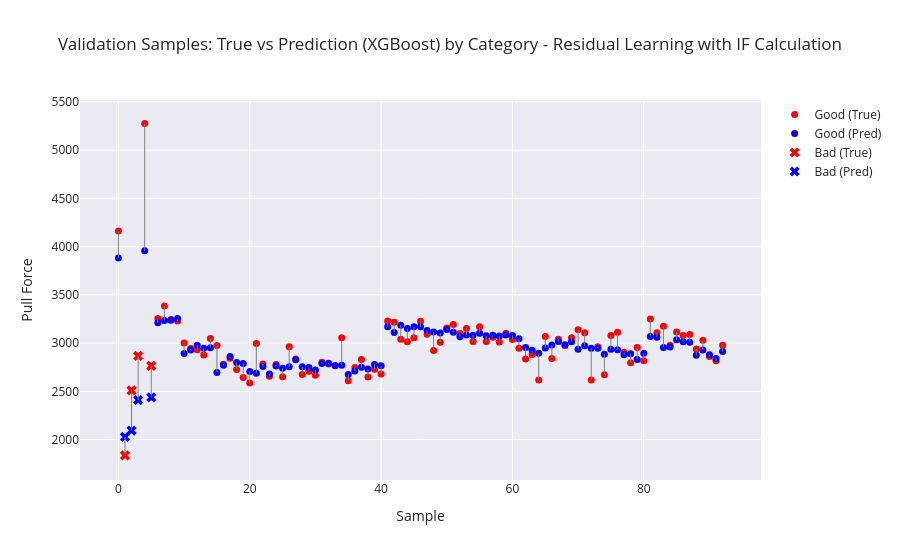

The notebook cell this image was saved under:
### Markdown cell above
# Check Validation Data

### Code cell
# Category array (must be aligned with y_dev)
categories = dev_df.groupby("Sample ID")["Category"].first().values

plot_visualizer(
    true_vals=y_dev,
    pred_vals=final_pred,
    categories=categories,
    title=f"Validation Samples: True vs Prediction ({model}) by Category - Residual Learning with IF Calculation"
)

### Figure 1 — Plotly figure (JSON) as saved in the notebook; plotly's stock layout.template omitted (floating-point values rounded to 4 significant figures)
{"data": [{"marker": {"color": "red", "size": 7, "symbol": "circle"}, "mode": "markers", "name": "Good (True)", "type": "scatter", "x": [0, 4, 6, 7, 8, 9, 10, 11, 12, 13, 14, 15, 16, 17, 18, 19, 20, 21, 22, 23, 24, 25, 26, 27, 28, 29, 30, 31, 32, 33, 34, 35, 36, 37, 38, 39, 40, 41, 42, 43, 44, 45, 46, 47, 48, 49, 50, 51, 52, 53, 54, 55, 56, 57, 58, 59, 60, 61, 62, 63, 64, 65, 66, 67, 68, 69, 70, 71, 72, 73, 74, 75, 76, 77, 78, 79, 80, 81, 82, 83, 84, 85, 86, 87, 88, 89, 90, 91, 92], "y": [4161.0, 5278.0, 3256.0, 3385.0, 3246.0, 3229.0, 3002.0, 2944.0, 2932.0, 2878.0, 3049.0, 2976.0, 2782.0, 2843.0, 2727.0, 2645.0, 2586.0, 2996.0, 2784.0, 2657.0, 2778.0, 2652.0, 2963.0, 2834.0, 2674.0, 2708.0, 2667.0, 2802.0, 2783.0, 2766.0, 3056.0, 2609.0, 2748.0, 2830.0, 2650.0, 2730.0, 2679.0, 3229.0, 3216.0, 3039.0, 3014.0, 3056.0, 3227.0, 3091.0, 2922.0, 3008.0, 3156.0, 3193.0, 3099.0, 3153.0, 3016.0, 3169.0, 3017.0, 3061.0, 3012.0, 3102.0, 3037.0, 2948.0, 2834.0, 2883.0, 2617.0, 3070.0, 2840.0, 3041.0, 2976.0, 3054.0, 3139.0, 3108.0, 2617.0, 2961.0, 2672.0, 3080.0, 3112.0, 2905.0, 2796.0, 2956.0, 2818.0, 3250.0, 3106.0, 3175.0, 2977.0, 3116.0, 3080.0, 3090.0, 2938.0, 3029.0, 2861.0, 2816.0, 2979.0]}, {"marker": {"color": "blue", "size": 7, "symbol": "circle"}, "mode": "markers", "name": "Good (Pred)", "type": "scatter", "x": [0, 4, 6, 7, 8, 9, 10, 11, 12, 13, 14, 15, 16, 17, 18, 19, 20, 21, 22, 23, 24, 25, 26, 27, 28, 29, 30, 31, 32, 33, 34, 35, 36, 37, 38, 39, 40, 41, 42, 43, 44, 45, 46, 47, 48, 49, 50, 51, 52, 53, 54, 55, 56, 57, 58, 59, 60, 61, 62, 63, 64, 65, 66, 67, 68, 69, 70, 71, 72, 73, 74, 75, 76, 77, 78, 79, 80, 81, 82, 83, 84, 85, 86, 87, 88, 89, 90, 91, 92], "y": [3883.0, 3957.0, 3211.0, 3236.0, 3236.0, 3254.0, 2893.0, 2928.0, 2977.0, 2946.0, 2953.0, 2696.0, 2770.0, 2860.0, 2799.0, 2788.0, 2705.0, 2688.0, 2758.0, 2680.0, 2763.0, 2740.0, 2755.0, 2827.0, 2756.0, 2746.0, 2722.0, 2790.0, 2792.0, 2767.0, 2771.0, 2675.0, 2711.0, 2749.0, 2732.0, 2779.0, 2765.0, 3169.0, 3111.0, 3186.0, 3151.0, 3171.0, 3169.0, 3132.0, 3116.0, 3104.0, 3142.0, 3113.0, 3066.0, 3085.0, 3082.0, 3102.0, 3077.0, 3080.0, 3075.0, 3085.0, 3080.0, 3045.0, 2955.0, 2926.0, 2894.0, 2948.0, 2980.0, 3016.0, 2983.0, 3015.0, 2935.0, 2973.0, 2948.0, 2948.0, 2886.0, 2937.0, 2930.0, 2880.0, 2889.0, 2830.0, 2894.0, 3070.0, 3061.0, 2955.0, 2960.0, 3034.0, 3013.0, 3009.0, 2873.0, 2929.0, 2880.0, 2840.0, 2913.0]}, {"marker": {"color": "red", "size": 9, "symbol": "x"}, "mode": "markers", "name": "Bad (True)", "type": "scatter", "x": [1, 2, 3, 5], "y": [1836.0, 2510.0, 2867.0, 2764.0]}, {"marker": {"color": "blue", "size": 9, "symbol": "x"}, "mode": "markers", "name": "Bad (Pred)", "type": "scatter", "x": [1, 2, 3, 5], "y": [2028.0, 2094.0, 2410.0, 2438.0]}, {"line": {"color": "gray", "width": 1}, "mode": "lines", "showlegend": false, "type": "scatter", "x": [0, 0], "y": [4161.0, 3883.0]}, {"line": {"color": "gray", "width": 1}, "mode": "lines", "showlegend": false, "type": "scatter", "x": [1, 1], "y": [1836.0, 2028.0]}, {"line": {"color": "gray", "width": 1}, "mode": "lines", "showlegend": false, "type": "scatter", "x": [2, 2], "y": [2510.0, 2094.0]}, {"line": {"color": "gray", "width": 1}, "mode": "lines", "showlegend": false, "type": "scatter", "x": [3, 3], "y": [2867.0, 2410.0]}, {"line": {"color": "gray", "width": 1}, "mode": "lines", "showlegend": false, "type": "scatter", "x": [4, 4], "y": [5278.0, 3957.0]}, {"line": {"color": "gray", "width": 1}, "mode": "lines", "showlegend": false, "type": "scatter", "x": [5, 5], "y": [2764.0, 2438.0]}, {"line": {"color": "gray", "width": 1}, "mode": "lines", "showlegend": false, "type": "scatter", "x": [6, 6], "y": [3256.0, 3211.0]}, {"line": {"color": "gray", "width": 1}, "mode": "lines", "showlegend": false, "type": "scatter", "x": [7, 7], "y": [3385.0, 3236.0]}, {"line": {"color": "gray", "width": 1}, "mode": "lines", "showlegend": false, "type": "scatter", "x": [8, 8], "y": [3246.0, 3236.0]}, {"line": {"color": "gray", "width": 1}, "mode": "lines", "showlegend": false, "type": "scatter", "x": [9, 9], "y": [3229.0, 3254.0]}, {"line": {"color": "gray", "width": 1}, "mode": "lines", "showlegend": false, "type": "scatter", "x": [10, 10], "y": [3002.0, 2893.0]}, {"line": {"color": "gray", "width": 1}, "mode": "lines", "showlegend": false, "type": "scatter", "x": [11, 11], "y": [2944.0, 2928.0]}, {"line": {"color": "gray", "width": 1}, "mode": "lines", "showlegend": false, "type": "scatter", "x": [12, 12], "y": [2932.0, 2977.0]}, {"line": {"color": "gray", "width": 1}, "mode": "lines", "showlegend": false, "type": "scatter", "x": [13, 13], "y": [2878.0, 2946.0]}, {"line": {"color": "gray", "width": 1}, "mode": "lines", "showlegend": false, "type": "scatter", "x": [14, 14], "y": [3049.0, 2953.0]}, {"line": {"color": "gray", "width": 1}, "mode": "lines", "showlegend": false, "type": "scatter", "x": [15, 15], "y": [2976.0, 2696.0]}, {"line": {"color": "gray", "width": 1}, "mode": "lines", "showlegend": false, "type": "scatter", "x": [16, 16], "y": [2782.0, 2770.0]}, {"line": {"color": "gray", "width": 1}, "mode": "lines", "showlegend": false, "type": "scatter", "x": [17, 17], "y": [2843.0, 2860.0]}, {"line": {"color": "gray", "width": 1}, "mode": "lines", "showlegend": false, "type": "scatter", "x": [18, 18], "y": [2727.0, 2799.0]}, {"line": {"color": "gray", "width": 1}, "mode": "lines", "showlegend": false, "type": "scatter", "x": [19, 19], "y": [2645.0, 2788.0]}, {"line": {"color": "gray", "width": 1}, "mode": "lines", "showlegend": false, "type": "scatter", "x": [20, 20], "y": [2586.0, 2705.0]}, {"line": {"color": "gray", "width": 1}, "mode": "lines", "showlegend": false, "type": "scatter", "x": [21, 21], "y": [2996.0, 2688.0]}, {"line": {"color": "gray", "width": 1}, "mode": "lines", "showlegend": false, "type": "scatter", "x": [22, 22], "y": [2784.0, 2758.0]}, {"line": {"color": "gray", "width": 1}, "mode": "lines", "showlegend": false, "type": "scatter", "x": [23, 23], "y": [2657.0, 2680.0]}, {"line": {"color": "gray", "width": 1}, "mode": "lines", "showlegend": false, "type": "scatter", "x": [24, 24], "y": [2778.0, 2763.0]}, {"line": {"color": "gray", "width": 1}, "mode": "lines", "showlegend": false, "type": "scatter", "x": [25, 25], "y": [2652, 2740.0]}, {"line": {"color": "gray", "width": 1}, "mode": "lines", "showlegend": false, "type": "scatter", "x": [26, 26], "y": [2963, 2755.0]}, {"line": {"color": "gray", "width": 1}, "mode": "lines", "showlegend": false, "type": "scatter", "x": [27, 27], "y": [2834.0, 2827.0]}, {"line": {"color": "gray", "width": 1}, "mode": "lines", "showlegend": false, "type": "scatter", "x": [28, 28], "y": [2674.0, 2756.0]}, {"line": {"color": "gray", "width": 1}, "mode": "lines", "showlegend": false, "type": "scatter", "x": [29, 29], "y": [2708.0, 2746.0]}, {"line": {"color": "gray", "width": 1}, "mode": "lines", "showlegend": false, "type": "scatter", "x": [30, 30], "y": [2667.0, 2722.0]}, {"line": {"color": "gray", "width": 1}, "mode": "lines", "showlegend": false, "type": "scatter", "x": [31, 31], "y": [2802.0, 2790.0]}, {"line": {"color": "gray", "width": 1}, "mode": "lines", "showlegend": false, "type": "scatter", "x": [32, 32], "y": [2783, 2792.0]}, {"line": {"color": "gray", "width": 1}, "mode": "lines", "showlegend": false, "type": "scatter", "x": [33, 33], "y": [2766.0, 2767.0]}, {"line": {"color": "gray", "width": 1}, "mode": "lines", "showlegend": false, "type": "scatter", "x": [34, 34], "y": [3056.0, 2771.0]}, {"line": {"color": "gray", "width": 1}, "mode": "lines", "showlegend": false, "type": "scatter", "x": [35, 35], "y": [2609.0, 2675.0]}, {"line": {"color": "gray", "width": 1}, "mode": "lines", "showlegend": false, "type": "scatter", "x": [36, 36], "y": [2748.0, 2711.0]}, {"line": {"color": "gray", "width": 1}, "mode": "lines", "showlegend": false, "type": "scatter", "x": [37, 37], "y": [2830, 2749.0]}, {"line": {"color": "gray", "width": 1}, "mode": "lines", "showlegend": false, "type": "scatter", "x": [38, 38], "y": [2650.0, 2732.0]}, {"line": {"color": "gray", "width": 1}, "mode": "lines", "showlegend": false, "type": "scatter", "x": [39, 39], "y": [2730.0, 2779.0]}, {"line": {"color": "gray", "width": 1}, "mode": "lines", "showlegend": false, "type": "scatter", "x": [40, 40], "y": [2679.0, 2765.0]}, {"line": {"color": "gray", "width": 1}, "mode": "lines", "showlegend": false, "type": "scatter", "x": [41, 41], "y": [3229.0, 3169.0]}, {"line": {"color": "gray", "width": 1}, "mode": "lines", "showlegend": false, "type": "scatter", "x": [42, 42], "y": [3216, 3111.0]}, {"line": {"color": "gray", "width": 1}, "mode": "lines", "showlegend": false, "type": "scatter", "x": [43, 43], "y": [3039, 3186.0]}, {"line": {"color": "gray", "width": 1}, "mode": "lines", "showlegend": false, "type": "scatter", "x": [44, 44], "y": [3014.0, 3151.0]}, {"line": {"color": "gray", "width": 1}, "mode": "lines", "showlegend": false, "type": "scatter", "x": [45, 45], "y": [3056.0, 3171.0]}, {"line": {"color": "gray", "width": 1}, "mode": "lines", "showlegend": false, "type": "scatter", "x": [46, 46], "y": [3227.0, 3169.0]}, {"line": {"color": "gray", "width": 1}, "mode": "lines", "showlegend": false, "type": "scatter", "x": [47, 47], "y": [3091, 3132.0]}, {"line": {"color": "gray", "width": 1}, "mode": "lines", "showlegend": false, "type": "scatter", "x": [48, 48], "y": [2922.0, 3116.0]}, {"line": {"color": "gray", "width": 1}, "mode": "lines", "showlegend": false, "type": "scatter", "x": [49, 49], "y": [3008.0, 3104.0]}, {"line": {"color": "gray", "width": 1}, "mode": "lines", "showlegend": false, "type": "scatter", "x": [50, 50], "y": [3156.0, 3142.0]}, {"line": {"color": "gray", "width": 1}, "mode": "lines", "showlegend": false, "type": "scatter", "x": [51, 51], "y": [3193.0, 3113.0]}, {"line": {"color": "gray", "width": 1}, "mode": "lines", "showlegend": false, "type": "scatter", "x": [52, 52], "y": [3099.0, 3066.0]}, {"line": {"color": "gray", "width": 1}, "mode": "lines", "showlegend": false, "type": "scatter", "x": [53, 53], "y": [3153.0, 3085.0]}, {"line": {"color": "gray", "width": 1}, "mode": "lines", "showlegend": false, "type": "scatter", "x": [54, 54], "y": [3016.0, 3082.0]}, {"line": {"color": "gray", "width": 1}, "mode": "lines", "showlegend": false, "type": "scatter", "x": [55, 55], "y": [3169.0, 3102.0]}, {"line": {"color": "gray", "width": 1}, "mode": "lines", "showlegend": false, "type": "scatter", "x": [56, 56], "y": [3017.0, 3077.0]}, {"line": {"color": "gray", "width": 1}, "mode": "lines", "showlegend": false, "type": "scatter", "x": [57, 57], "y": [3061.0, 3080.0]}, {"line": {"color": "gray", "width": 1}, "mode": "lines", "showlegend": false, "type": "scatter", "x": [58, 58], "y": [3012, 3075.0]}, {"line": {"color": "gray", "width": 1}, "mode": "lines", "showlegend": false, "type": "scatter", "x": [59, 59], "y": [3102.0, 3085.0]}, {"line": {"color": "gray", "width": 1}, "mode": "lines", "showlegend": false, "type": "scatter", "x": [60, 60], "y": [3037.0, 3080.0]}, {"line": {"color": "gray", "width": 1}, "mode": "lines", "showlegend": false, "type": "scatter", "x": [61, 61], "y": [2948, 3045.0]}, {"line": {"color": "gray", "width": 1}, "mode": "lines", "showlegend": false, "type": "scatter", "x": [62, 62], "y": [2834.0, 2955.0]}, {"line": {"color": "gray", "width": 1}, "mode": "lines", "showlegend": false, "type": "scatter", "x": [63, 63], "y": [2883.0, 2926.0]}, {"line": {"color": "gray", "width": 1}, "mode": "lines", "showlegend": false, "type": "scatter", "x": [64, 64], "y": [2617.0, 2894.0]}, {"line": {"color": "gray", "width": 1}, "mode": "lines", "showlegend": false, "type": "scatter", "x": [65, 65], "y": [3070.0, 2948.0]}, {"line": {"color": "gray", "width": 1}, "mode": "lines", "showlegend": false, "type": "scatter", "x": [66, 66], "y": [2840.0, 2980.0]}, {"line": {"color": "gray", "width": 1}, "mode": "lines", "showlegend": false, "type": "scatter", "x": [67, 67], "y": [3041.0, 3016.0]}, {"line": {"color": "gray", "width": 1}, "mode": "lines", "showlegend": false, "type": "scatter", "x": [68, 68], "y": [2976.0, 2983.0]}, {"line": {"color": "gray", "width": 1}, "mode": "lines", "showlegend": false, "type": "scatter", "x": [69, 69], "y": [3054.0, 3015.0]}, {"line": {"color": "gray", "width": 1}, "mode": "lines", "showlegend": false, "type": "scatter", "x": [70, 70], "y": [3139.0, 2935.0]}, {"line": {"color": "gray", "width": 1}, "mode": "lines", "showlegend": false, "type": "scatter", "x": [71, 71], "y": [3108.0, 2973.0]}, {"line": {"color": "gray", "width": 1}, "mode": "lines", "showlegend": false, "type": "scatter", "x": [72, 72], "y": [2617.0, 2948.0]}, {"line": {"color": "gray", "width": 1}, "mode": "lines", "showlegend": false, "type": "scatter", "x": [73, 73], "y": [2961.0, 2948.0]}, {"line": {"color": "gray", "width": 1}, "mode": "lines", "showlegend": false, "type": "scatter", "x": [74, 74], "y": [2672.0, 2886.0]}, {"line": {"color": "gray", "width": 1}, "mode": "lines", "showlegend": false, "type": "scatter", "x": [75, 75], "y": [3080.0, 2937.0]}, {"line": {"color": "gray", "width": 1}, "mode": "lines", "showlegend": false, "type": "scatter", "x": [76, 76], "y": [3112.0, 2930.0]}, {"line": {"color": "gray", "width": 1}, "mode": "lines", "showlegend": false, "type": "scatter", "x": [77, 77], "y": [2905, 2880.0]}, {"line": {"color": "gray", "width": 1}, "mode": "lines", "showlegend": false, "type": "scatter", "x": [78, 78], "y": [2796.0, 2889.0]}, {"line": {"color": "gray", "width": 1}, "mode": "lines", "showlegend": false, "type": "scatter", "x": [79, 79], "y": [2956.0, 2830.0]}, {"line": {"color": "gray", "width": 1}, "mode": "lines", "showlegend": false, "type": "scatter", "x": [80, 80], "y": [2818.0, 2894.0]}, {"line": {"color": "gray", "width": 1}, "mode": "lines", "showlegend": false, "type": "scatter", "x": [81, 81], "y": [3250.0, 3070.0]}, {"line": {"color": "gray", "width": 1}, "mode": "lines", "showlegend": false, "type": "scatter", "x": [82, 82], "y": [3106.0, 3061.0]}, {"line": {"color": "gray", "width": 1}, "mode": "lines", "showlegend": false, "type": "scatter", "x": [83, 83], "y": [3175.0, 2955.0]}, {"line": {"color": "gray", "width": 1}, "mode": "lines", "showlegend": false, "type": "scatter", "x": [84, 84], "y": [2977.0, 2960.0]}, {"line": {"color": "gray", "width": 1}, "mode": "lines", "showlegend": false, "type": "scatter", "x": [85, 85], "y": [3116.0, 3034.0]}, {"line": {"color": "gray", "width": 1}, "mode": "lines", "showlegend": false, "type": "scatter", "x": [86, 86], "y": [3080.0, 3013.0]}, {"line": {"color": "gray", "width": 1}, "mode": "lines", "showlegend": false, "type": "scatter", "x": [87, 87], "y": [3090.0, 3009.0]}, {"line": {"color": "gray", "width": 1}, "mode": "lines", "showlegend": false, "type": "scatter", "x": [88, 88], "y": [2938.0, 2873.0]}, {"line": {"color": "gray", "width": 1}, "mode": "lines", "showlegend": false, "type": "scatter", "x": [89, 89], "y": [3029.0, 2929.0]}, {"line": {"color": "gray", "width": 1}, "mode": "lines", "showlegend": false, "type": "scatter", "x": [90, 90], "y": [2861.0, 2880.0]}, {"line": {"color": "gray", "width": 1}, "mode": "lines", "showlegend": false, "type": "scatter", "x": [91, 91], "y": [2816.0, 2840.0]}, {"line": {"color": "gray", "width": 1}, "mode": "lines", "showlegend": false, "type": "scatter", "x": [92, 92], "y": [2979.0, 2913.0]}], "layout": {"title": {"text": "Validation Samples: True vs Prediction (XGBoost) by Category - Residual Learning with IF Calculation"}, "xaxis": {"title": {"text": "Sample"}}, "yaxis": {"title": {"text": "Pull Force"}}}}
